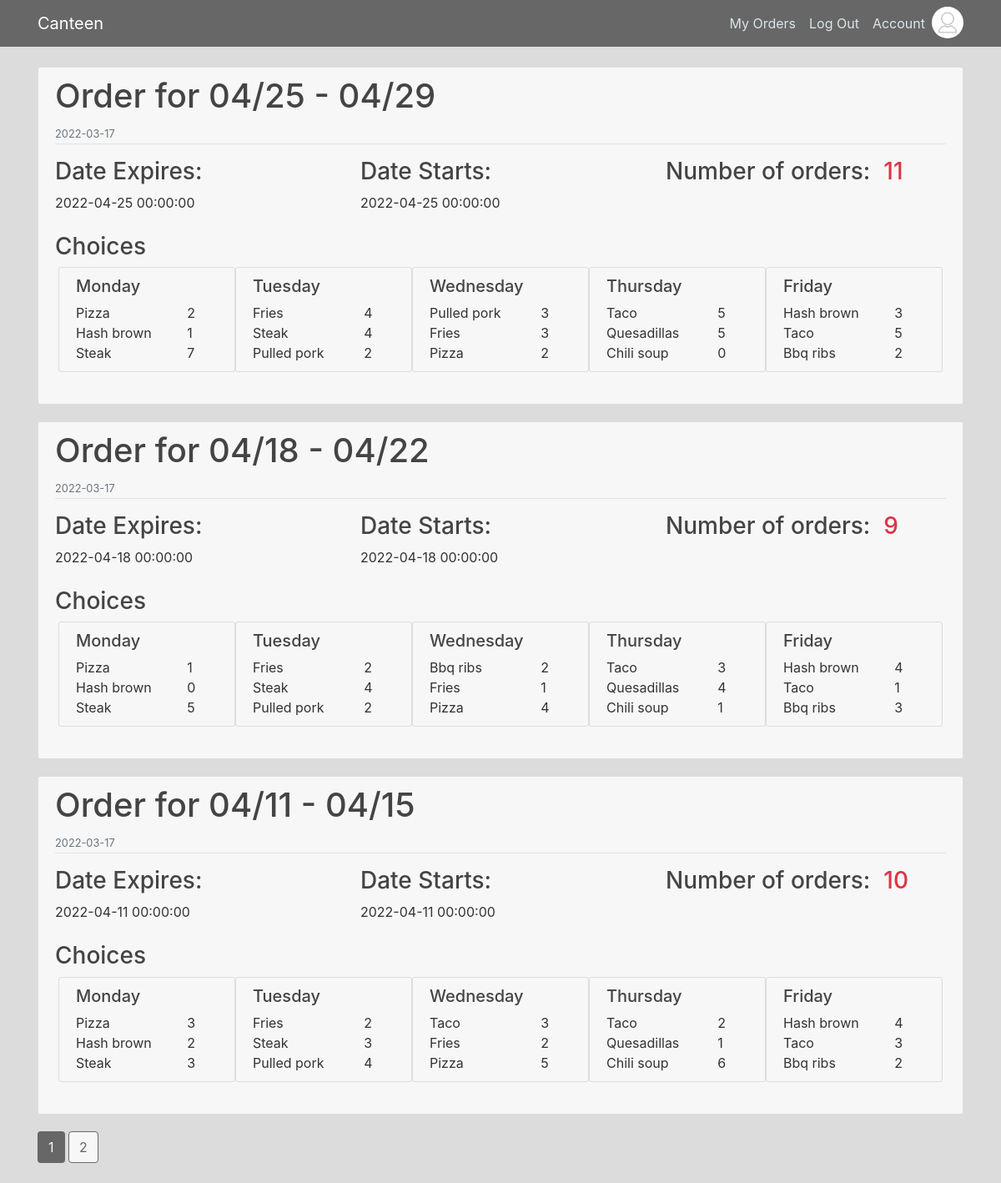
Page /orders/forms/view (signed in) on the committed database.
### canteen/models.py (models this page shows, shortened)
class User(db.Model, UserMixin):
    id = db.Column(db.Integer, primary_key=True)
    username = db.Column(db.String(20), unique=True, nullable=False)
    email = db.Column(db.String(120), unique=True, nullable=False)
    first_name = db.Column(db.String(120), nullable=False, default="first_name")
    last_name = db.Column(db.String(120), nullable=False, default="last_name")
    school_id = db.Column(db.String(20), nullable=False, default="00a00")
    group = db.Column(db.String(20), nullable=False, default="0a")
    image_file = db.Column(db.String(20), nullable=False, default='default.jpg')
    password = db.Column(db.String(60), nullable=False)
    role = db.Column(db.String(20), default='user')
    responses = db.relationship('OrderResponse', backref="User", lazy=True)

class OrderForm(db.Model):
    __tablename__ = 'order_form'
    id = db.Column(db.Integer, primary_key=True)
    title = db.Column(db.String(100), nullable=False)
    date_expired = db.Column(db.DateTime(), nullable=False)
    date_posted = db.Column(db.DateTime(), nullable=False, default=datetime.utcnow)
    date_started = db.Column(db.DateTime(), nullable=False, default=datetime.utcnow)
    monday1 = db.Column(db.String(100))
    monday2 = db.Column(db.String(100))
    monday3 = db.Column(db.String(100))
    tuesday1 = db.Column(db.String(100))
    tuesday2 = db.Column(db.String(100))
    tuesday3 = db.Column(db.String(100))
    wednesday1 = db.Column(db.String(100))
    wednesday2 = db.Column(db.String(100))
    wednesday3 = db.Column(db.String(100))
    thursday1 = db.Column(db.String(100))
    thursday2 = db.Column(db.String(100))
    thursday3 = db.Column(db.String(100))
    friday1 = db.Column(db.String(100))
    friday2 = db.Column(db.String(100))
    friday3 = db.Column(db.String(100))
    responses = db.relationship('OrderResponse', backref="Order Form", lazy=True)
    def get_oderform_options(self) -> dict:
        keys = ['monday', 'tuesday', 'wednesday', 'thursday', 'friday']
        output = {}
        for key in keys:
            tmp = {}
            for i in range(3):
                opt = getattr(self, str(key + str(i + 1)))
                if opt:
                    tmp.update({opt: 0})
            output.update({key: tmp})
        return output
    def get_order_choices_counts(self) -> dict:
        choice_counts = self.get_oderform_options()
        for response in self.responses:
            for day, options in choice_counts.items():
                ordered_opt = getattr(response, day)
                if ordered_opt in options:
                    choice_counts[day][ordered_opt] += 1
        return choice_counts

### canteen/orders/routes.py (the view)
@orders.route('/orders/forms/view')
@login_required
@admin_permission.require()
def order_forms():
    page = request.args.get('page', 1, type=int)
    orders = OrderForm.query.order_by(OrderForm.date_posted.desc()).paginate(per_page=3, page=page)
    choices = get_multiple_order_choices_counts(orders)
    return render_template("order_forms.html", orders=orders, choices=choices, len=len, zip=zip)

### canteen/models.py (called while the page is built)
@login_manager.user_loader
def load_user(user_id):
    return User.query.get(int(user_id))

### canteen/orders/utils.py (called while the page is built)
def get_multiple_order_choices_counts(orders: list) -> list:
    choices = []
    for order in orders.items: choices.append(order.get_order_choices_counts())
    return choices

### canteen/templates/order_forms.html
{% extends "layout.html" %}
{% block content %}
 {% for order, single_order_choices in zip(orders.items, choices) %}
  <article class="media content-section">
			<div class="media-body">
				<div class="article-metadata">
					<a href="{{url_for("orders.single_form_view", form_id=order.id)}}"><h1>{{order.title}}</h1></a>
					<small class="text-muted">{{ order.date_posted.strftime('%Y-%m-%d') }}</small>
				</div>
				<div class-"content-section">
					<div class="row mb-2 mt-3">
						<div class="col">
							<h3>Date Expires:</h3>
							<p>{{order.date_expired}}</p>
						</div>
						<div class="col">
							<h3>Date Starts:</h3>
							<p>{{order.date_started}}</p>
						</div>
						<div class="col">
							<div>
							<h3>Number of orders:<span class="text-danger ml-3">{{len(order.responses)}}</span></h3>
							</div>
						</div>
					</div>
					<h3 class="mb-2">Choices</h3>
					<div class="row mb-2 ml-1 mr-1">
						{% for day, options in single_order_choices.items() %}
						<div class="col content-section">
							<h5>{{day.capitalize()}}</h5>
							{% for choice, count in options.items() %}
								<div class="row">
									<div class="col-8">{{choice.capitalize()}}</div>
									<div class="col-4">{{count}}</div>
								</div>
							{% endfor %}
							</div>
						{% endfor %}
					</div>
				</div>
			</div>
		</article>
    {% endfor %}
    {% for page_num in orders.iter_pages(left_edge=1, right_edge=1, left_current=2, right_current=3) %}
      {% if page_num %}
        {% if orders.page == page_num %}
          <a class="btn btn-page mb-4" href="{{url_for('orders.order_forms',page=page_num)}}">{{page_num}}</a>
        {% else %}
          <a class="btn btn-page-outline mb-4" href="{{url_for('orders.order_forms',page=page_num)}}">{{page_num}}</a>
        {% endif %}
      {% else %}
        ...
      {% endif %}
    {% endfor %}
{% endblock content %}

### canteen/templates/layout.html (shortened to what this page needs)
<!DOCTYPE html>
<html>
<head>
    <link rel="stylesheet" href="https://maxcdn.bootstrapcdn.com/bootstrap/4.0.0/css/bootstrap.min.css">
    <link rel="stylesheet" type="text/css" href="{{ url_for('static', filename='main.css') }}">
    <link rel="stylesheet" href="https://cdn.jsdelivr.net/npm/bootstrap-icons@1.5.0/font/bootstrap-icons.css">
</head>
<body>
    <header class="site-header">
      <nav class="navbar navbar-expand-md navbar-dark bg-steel fixed-top">
        <div class="container">
          <a class="navbar-brand mr-4" href="/">Canteen</a>
          <div class="collapse navbar-collapse" id="navbarToggle">
            <div class="navbar-nav">
            {% if current_user.is_authenticated %}
              {% if current_user.role != 'admin' %}
                <a class="nav-item nav-link" href={{url_for('orders.order_view')}}>My Orders</a>
              {%else%}
              <a class="nav-item nav-link" href="\admin">Admin Panel</a>
              {% endif %}
              <a class="nav-item nav-link" href={{url_for('users.logout')}}>Log Out</a>
              <a class="nav-item nav-link" href={{url_for('users.account')}}>Account</a>
              <a href={{url_for('users.account')}}>
                <img class="rounded-circle nav-img" src="{{url_for('static', filename='profile_pics/' + current_user.image_file)}}">
              </a>
            {% else %}
              <a class="nav-item nav-link" href={{url_for('users.login')}}>Log In</a>
              <a class="nav-item nav-link" href={{url_for('users.register')}}>Register</a>
            {% endif %}
            </div>
          </div>
        </div>
      </nav>
    </header>
    <main role="main" class="container">
      <div>
        <div>
          {% block content %}{% endblock %}
        </div>
      </div>
    </main>
</body>
</html>

### canteen/static/main.css (style rules this page uses)
body { background: #dcdcdc; color: #333333; margin-top: 5rem; }
h1, h2, h3, h4, h5, h6 { color: #444444; }
.bg-steel { background-color: #676767; }
.site-header .navbar-nav .nav-link { color: #dae5eb; }
.content-section { background: #f7f7f7; padding: 10px 20px; border: 1px solid #dddddd; border-radius: 3px; margin-bottom: 20px; }
.article-metadata { padding-bottom: 1px; margin-bottom: 4px; border-bottom: 1px solid #e3e3e3 }
.nav-img { height: 38px; width: 38px; margin: 0; margin-top: auto; margin-bottom: auto; }
.btn-page { background-color: #676767; color: #f7f7f7; }
.btn-page-outline { background-color: #f7f7f7; color: #676767; outline-color: #676767; border-color: #676767; }

### rows in the picture
User: image_file (placeholder picture)
OrderForm: title "Order for 04/25 - 04/29", date_posted "2022-03-17", date_expired "2022-04-25 00:00:00", date_started "2022-04-25 00:00:00", responses "11", capitalize "Monday" "Tuesday" "Wednesday" "Thursday" "Friday", capitalize "Pizza", count "2", capitalize "Hash brown", count "1", capitalize "Steak", count "7", capitalize "Fries", count "4", capitalize "Pulled pork", count "3", capitalize "Taco", count "5", capitalize "Quesadillas", capitalize "Chili soup", count "0", capitalize "Bbq ribs"
OrderForm: title "Order for 04/18 - 04/22", date_posted "2022-03-17", date_expired "2022-04-18 00:00:00", date_started "2022-04-18 00:00:00", responses "9", capitalize "Monday" "Tuesday" "Wednesday" "Thursday" "Friday", capitalize "Pizza", count "1", capitalize "Hash brown", count "0", capitalize "Steak", count "5", capitalize "Fries", count "2", count "4", capitalize "Pulled pork", capitalize "Bbq ribs", capitalize "Taco", count "3", capitalize "Quesadillas", capitalize "Chili soup"
OrderForm: title "Order for 04/11 - 04/15", date_posted "2022-03-17", date_expired "2022-04-11 00:00:00", date_started "2022-04-11 00:00:00", responses "10", capitalize "Monday" "Tuesday" "Wednesday" "Thursday" "Friday", capitalize "Pizza", count "3", capitalize "Hash brown", count "2", capitalize "Steak", capitalize "Fries", capitalize "Pulled pork", count "4", capitalize "Taco", count "5", capitalize "Quesadillas", count "1", capitalize "Chili soup", id "6", capitalize "Bbq ribs"

### other values in the picture
{{ page_num }} "1"
{{ page_num }} "2"
